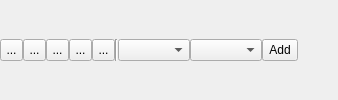
  <widget class="QDockWidget" name="regionDockWidget">
   <property name="sizePolicy">
    <sizepolicy hsizetype="Preferred" vsizetype="Preferred">
     <horstretch>0</horstretch>
     <verstretch>1</verstretch>
    </sizepolicy>
   </property>
   <property name="minimumSize">
    <size>
     <width>311</width>
     <height>46</height>
    </size>
   </property>
   <property name="maximumSize">
    <size>
     <width>600</width>
     <height>524287</height>
    </size>
   </property>
   <property name="font">
    <font>
     <weight>50</weight>
     <bold>false</bold>
    </font>
   </property>
   <property name="windowTitle">
    <string>Region List</string>
   </property>
   <attribute name="dockWidgetArea">
    <number>1</number>
   </attribute>
   <widget class="QWidget" name="dockWidgetContents_4">
    <layout class="QVBoxLayout" name="verticalLayout_3">
     <property name="spacing">
      <number>0</number>
     </property>
     <property name="margin">
      <number>0</number>
     </property>
     <item>
      <layout class="QHBoxLayout" name="horizontalLayout_16">
       <property name="spacing">
        <number>0</number>
       </property>
       <item>
        <widget class="QToolButton" name="tbNewRegion">
         <property name="maximumSize">
          <size>
           <width>23</width>
           <height>22</height>
          </size>
         </property>
         <property name="text">
          <string>...</string>
         </property>
         <property name="icon">
          <iconset resource="../icons.qrc">
           <normaloff>:/icons/icons/new.xpm</normaloff>:/icons/icons/new.xpm</iconset>
         </property>
        </widget>
       </item>
       <item>
        <widget class="QToolButton" name="tbOpenRegion">
         <property name="maximumSize">
          <size>
           <width>23</width>
           <height>22</height>
          </size>
         </property>
         <property name="text">
          <string>...</string>
         </property>
         <property name="icon">
          <iconset resource="../icons.qrc">
           <normaloff>:/icons/icons/open.xpm</normaloff>:/icons/icons/open.xpm</iconset>
         </property>
        </widget>
       </item>
       <item>
        <widget class="QToolButton" name="tbSaveRegion">
         <property name="maximumSize">
          <size>
           <width>23</width>
           <height>22</height>
          </size>
         </property>
         <property name="text">
          <string>...</string>
         </property>
         <property name="icon">
          <iconset resource="../icons.qrc">
           <normaloff>:/icons/icons/save.xpm</normaloff>:/icons/icons/save.xpm</iconset>
         </property>
        </widget>
       </item>
       <item>
        <widget class="QToolButton" name="tbDeleteRegion">
         <property name="maximumSize">
          <size>
           <width>23</width>
           <height>22</height>
          </size>
         </property>
         <property name="text">
          <string>...</string>
         </property>
         <property name="icon">
          <iconset resource="../icons.qrc">
           <normaloff>:/icons/icons/delete.xpm</normaloff>:/icons/icons/delete.xpm</iconset>
         </property>
        </widget>
       </item>
       <item>
        <widget class="QToolButton" name="whole_brain">
         <property name="sizePolicy">
          <sizepolicy hsizetype="Fixed" vsizetype="Fixed">
           <horstretch>0</horstretch>
           <verstretch>0</verstretch>
          </sizepolicy>
         </property>
         <property name="maximumSize">
          <size>
           <width>23</width>
           <height>22</height>
          </size>
         </property>
         <property name="toolTip">
          <string>Whole brain seeding</string>
         </property>
         <property name="text">
          <string>...</string>
         </property>
         <property name="icon">
          <iconset resource="../icons.qrc">
           <normaloff>:/icons/icons/axial.xpm</normaloff>:/icons/icons/axial.xpm</iconset>
         </property>
        </widget>
       </item>
       <item>
        <widget class="Line" name="line_5">
         <property name="orientation">
          <enum>Qt::Vertical</enum>
         </property>
        </widget>
       </item>
       <item>
        <widget class="QComboBox" name="atlasListBox">
         <property name="sizePolicy">
          <sizepolicy hsizetype="Expanding" vsizetype="Fixed">
           <horstretch>0</horstretch>
           <verstretch>0</verstretch>
          </sizepolicy>
         </property>
         <property name="maximumSize">
          <size>
           <width>16777215</width>
           <height>22</height>
          </size>
         </property>
        </widget>
       </item>
       <item>
        <widget class="QComboBox" name="atlasComboBox">
         <property name="sizePolicy">
          <sizepolicy hsizetype="Expanding" vsizetype="Fixed">
           <horstretch>0</horstretch>
           <verstretch>0</verstretch>
          </sizepolicy>
         </property>
         <property name="maximumSize">
          <size>
           <width>16777215</width>
           <height>22</height>
          </size>
         </property>
        </widget>
       </item>
       <item>
        <widget class="QToolButton" name="addRegionFromAtlas">
         <property name="maximumSize">
          <size>
           <width>16777215</width>
           <height>22</height>
          </size>
         </property>
         <property name="text">
          <string>Add</string>
         </property>
         <property name="icon">
          <iconset resource="../icons.qrc">
           <normaloff>:/icons/icons/add.xpm</normaloff>:/icons/icons/add.xpm</iconset>
         </property>
         <property name="toolButtonStyle">
          <enum>Qt::ToolButtonTextBesideIcon</enum>
         </property>
        </widget>
       </item>
       <item>
        <spacer name="horizontalSpacer_5">
         <property name="orientation">
          <enum>Qt::Horizontal</enum>
         </property>
         <property name="sizeHint" stdset="0">
          <size>
           <width>40</width>
           <height>20</height>
          </size>
         </property>
        </spacer>
       </item>
      </layout>
     </item>
    </layout>
   </widget>
  </widget>
